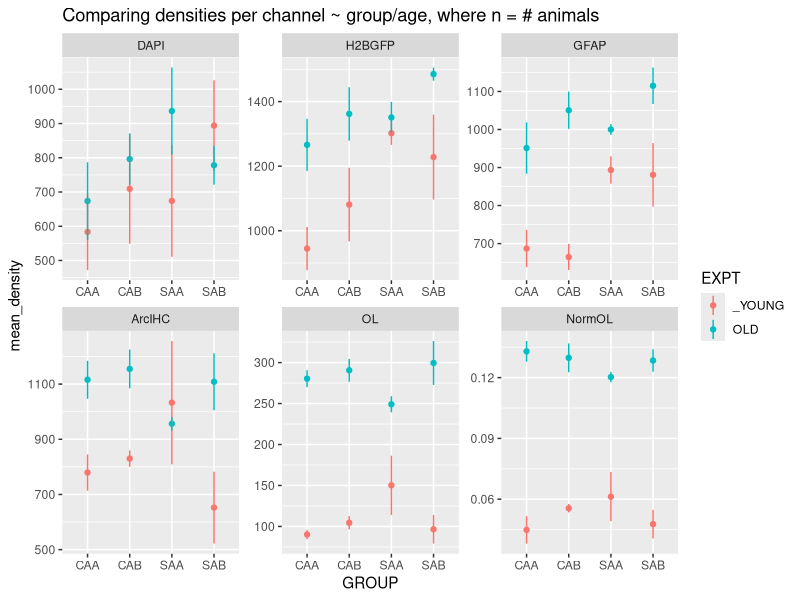
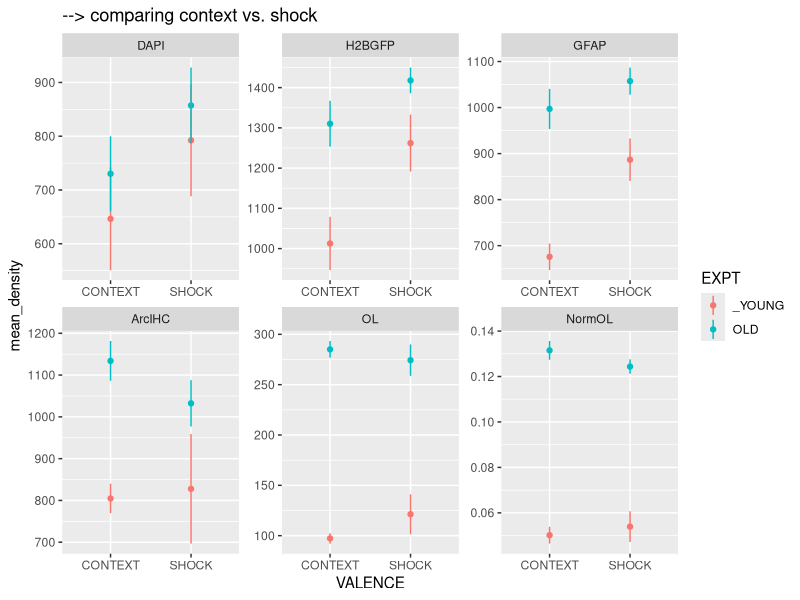
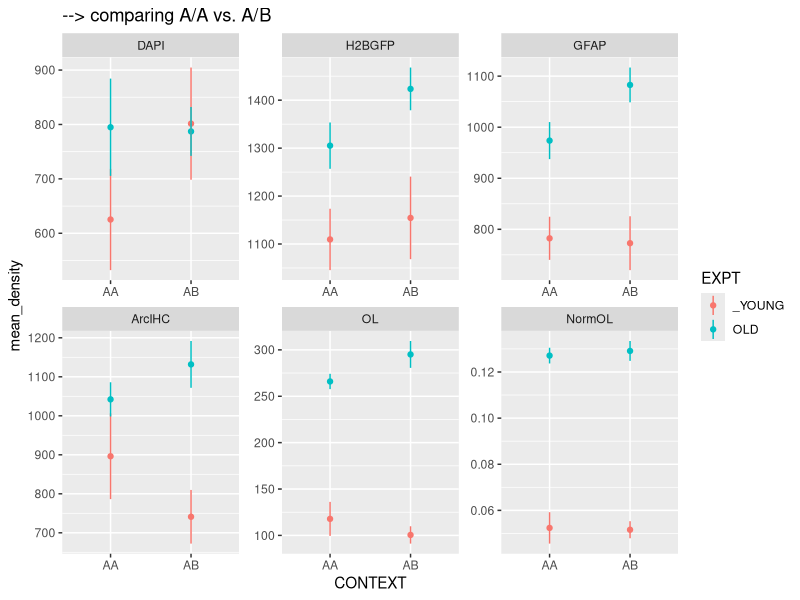

Generate these figures, in order, with R: (Note: this script raises an error after producing the figures.)
## ---- chunk 1
# Load libraries
library(ggplot2)
library(reshape2)
library(dplyr)
library(plotrix)
library(GGally)
library(reshape2)



# Load the data
kk = read.csv(file="All AGE 10 series counts-03232018/Wes_SUBROI_CLN_STACKED.csv", header=TRUE, sep=",")
kk$idBysubroi = as.factor(kk$idBysubroi)


# Merge animal details
animal_details = read.csv("animal_details.csv")
animal_details$Mouse.ID. = as.factor(animal_details$ID)
colnames(animal_details)[9] = "idBysubroi"
kk = merge(animal_details, kk, by = "idBysubroi")
colnames(kk)[2] = "GROUP"


# Merge group details
group_details = read.csv("group_details.csv")
names(group_details)[1] = "GROUP" # because for some reason it messes up
kk = merge(group_details, kk, by="GROUP")

replace = read.csv("replacements.csv")
names(replace) = c("pre", "post") # because for some reason the names mess up

# Rename the age groups
kk$EXPT = as.factor(as.character(replace$post[match(kk$EXPT, replace$pre)]))

# normalize the OL counts
kk$OLmm2.norm = kk$OLmm2
kk$OLmm2.norm = kk$OLmm2/(kk$Ch2mm2 + kk$Ch4mm2 - kk$OLmm2)

# Rename all variable names of the channels
names(kk)[15:20] = as.character(replace[1:6,2])

attach(kk)

# Transform rawkk to a long format
kk.long = melt(kk, id.vars=names(kk[1:14]), variable.name = "CHANNEL", value.name="DENSITY")


## ---- chunk 2

# 
# # What is the mean count per brain, normalized to area?
# channels.all = names(kk[15:20])

kkl.collapseROI = kk.long %>%
  group_by(CHANNEL, GROUP, VALENCE, CONTEXT, EXPT, ID) %>%
  summarize(sem = std.error(DENSITY), mean_density = mean(DENSITY), N = length(DENSITY),
            ymin = mean_density-sem, ymax = mean_density+sem)
kkl.collapseROI

ggplot(kkl.collapseROI) + aes(GROUP, mean_density, fill=EXPT, color = EXPT) + facet_wrap(~CHANNEL, scales="free") +
  stat_summary(fun.y = mean, geom="point") +
  stat_summary(fun.data = mean_se, geom="linerange") +
  ggtitle("Comparing densities per channel ~ group/age, where n = # animals ")

ggplot(kkl.collapseROI) + aes(VALENCE, mean_density, fill=EXPT, color = EXPT) + facet_wrap(~CHANNEL, scales="free") +
  stat_summary(fun.y = mean, geom="point") +
  stat_summary(fun.data = mean_se, geom="linerange") +
  ggtitle("--> comparing context vs. shock")

ggplot(kkl.collapseROI) + aes(CONTEXT, mean_density, fill=EXPT, color = EXPT) + facet_wrap(~CHANNEL, scales="free") +
  stat_summary(fun.y = mean, geom="point") +
  stat_summary(fun.data = mean_se, geom="linerange") +
  ggtitle("--> comparing A/A vs. A/B")


## ---- chunk 3

shock.induction = plyr::ddply(kk.long, .(CHANNEL, SUBROI, EXPT), transform, norm = scale(DENSITY))
shock.induction = dcast(shock.induction, CHANNEL + SUBROI + EXPT ~ VALENCE,
                        value.var = "norm", fun.aggregate = mean)
shock.induction$DIFFNORM = shock.induction$SHOCK - shock.induction$CONTEXT

ggplot(shock.induction %>% filter(CHANNEL=="H2BGFP")) + aes(reorder(SUBROI, DIFFNORM), DIFFNORM) + 
  stat_summary(fun.y = mean, geom="point") +
  # stat_summary(fun.data = mean_se, geom="linerange") +
  coord_flip() 
  



## ---- chunk 4
# for (i in channels.all) {
#   print (
#     ggplot(rawkk) + aes(factor(SUBROI), rawkk[i], fill=EXPT, color=EXPT) + 
#       stat_summary(fun.y = mean, 
#                    position="dodge",
#                    geom="point") +
#       stat_summary(fun.data = mean_se, 
#                    size=.5,
#                    position="dodge",
#                    geom="linerange") +
#       ggtitle(i) + coord_flip() 
#   )
# }


kkl.collapseID = kk.long %>% 
  group_by(CHANNEL, GROUP, EXPT, SUBROI, ID) %>%
    summarize(sem = std.error(DENSITY), mean_density = mean(DENSITY), N = length(DENSITY),
            ymin = mean_density-sem, ymax = mean_density+sem)
kkl.collapseID


# ggplot(kkl.collapseID) + aes(SUBROI, mean_density, fill=EXPT, color=EXPT) +
#   stat_summary(fun.y = mean, geom = "point") +
#   stat_summary(fun.data = mean_se, size=0.5, geom="linerange") +
#   coord_flip() + facet_wrap(GROUP~CHANNEL, ncol=3, scales="free")
# 
# 
# ggplot(filter(kk.long, kk.long$CHANNEL=="OLmm2.norm")) + aes(SUBROI, DENSITY, fill=EXPT, color=EXPT) +
#   stat_summary(fun.y = mean, geom = "point") +
#   stat_summary(fun.data = mean_se, size=0.5, geom="linerange") +
#   ggtitle("OLmm2 normalized to Arc and GFP") + coord_flip()


